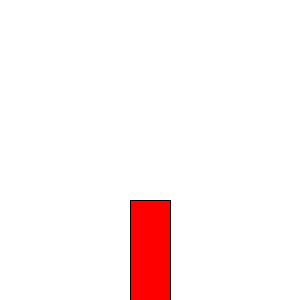
Frame 1 (no input)
Frame 60 (the mouse pressed at the canvas centre just before this capture): identical to frame 1, image omitted
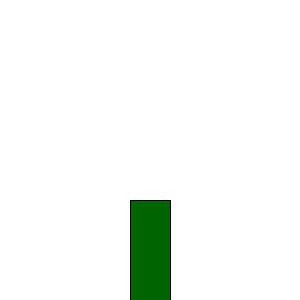
Frame 120 (the mouse held since frame 60 and released just before this capture)

The Processing sketch that drew these frames (run headless with seeded random() and noise(); from frame 60 on, the mouse is pressed at the canvas centre):

// Processing sketch: processing_18931
// ── processing_18931.pde

void setup(){
  size(300,300);
  background(255);
 frameRate(50);
}

int x=0;

void draw(){
  rectMode(CENTER);
  fill(255,0,0);
  rect(width/2,250,40,100);
  x++;
if (x>100){
     rectMode(CENTER);
     fill(0,100,0);
  rect(width/2,250,40,100);
}

if (x>150){
  fill(x,29,255);
  ellipse(width/2,x-150,20,20);
}
if(x>300){
  fill(255,0,0);
  ellipse(width/2,250,x-150,x-150);
}
if (x>401){
//background(0,0,255);
background (RGB,500);
fill(200,x,x-300);
ellipse(width/2,height,width,height);
fill(x,x,x-300);
ellipse(width/2,height,width/2,height/2);
 noLoop();
}

}
